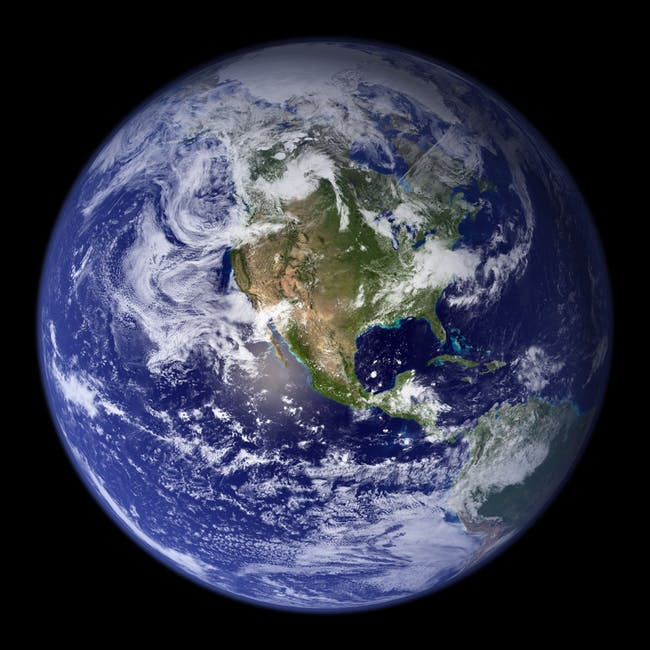
%> input picture earth.jpeg, 650 x 650 px
$ octave MatrixMethodsProj.m   (GNU Octave 9; MATLAB toolbox functions it lacks are replaced by stand-ins)
%> lines starting %> are read from the running program, lines starting %| are printed output that depends on the picture; in (x1, y1, x2, y2) boxes, pixels count from 0 and x2, y2 are one past the last pixel; in counts of white or black regions, pixels touching at a corner belong together; the program's own positions count from 1
### makeHaar.m
function H = makeHaar(n)
H = zeros(n);
%first half
%first col
H(:,1)=1/sqrt(n);
%second col
H(1:(n/2),2)=1/sqrt(n);
H((n/2)+1:n,2)=-1/sqrt(n);
%columns 3 through n
if (n/2) > 2
    zz=log2(n)-1;
    indx=ones([1 zz]);
        for u=1:zz
           indx(1,u)=2^u;
        end
    flipindx=fliplr(indx);
    sz2=size(indx);
    num_vals=sz2(2); %number of nonzero values
    ww=1;
    w=flipindx(ww);
    c=3;
    for i=indx %columns
        m=1;
        mm=n/(i*2); %delta
           for j=1:i
               H(m:m-1+mm,c)=1/sqrt(w);
               m=m+mm;
               H(m:m-1+mm,c)=-1/sqrt(w);
               m=m+mm;
               c=c+1;
           end
           ww=ww+1;
           if ww<=num_vals
                w=flipindx(ww);
           end
    end
end
end

### compressImage.m
function [BTwid]=compressImage(A,sz,percent,Haar)
    %input: image matrix A, size m, percent of elements to zero
    %output: array of nonzero values and position array
    if (percent > 100 || percent < 0)
        BTwid = A;
        disp('ERROR: percent argument must be between 0 and 100');
        return;
    end
    B=transpose(Haar)*A*Haar; %image matrix in haar coordinates
    if ( percent == 0 )
       BTwid = B;
       return;
    end
    % elementsB is a column vector containing all the unique nonero elements of
    % B
    elementsB=reshape(B,[sz^2,1]);
    elementsB=elementsB(elementsB~=0);
    elementsB=abs(elementsB);
    elementsB=unique(elementsB);
    [sizeOfB,~]=size(elementsB);

    percent = percent / 100;
    cutOff = floor(percent*sizeOfB);
    cutOff = elementsB(cutOff);
    disp(cutOff)

    for i = 1:sz^2
       if ( B(i) <= cutOff )
          B(i) = 0;
       end
    end
    BTwid=B;

end

### MatrixMethodsProj.m
%Matrix Methods Project
clear all; close all;

disp('earth')
e=1;
[A,m]=makeImageMatrix('earth.jpeg');
%> in makeImageMatrix, A is the input picture: size 650x650x3 uint8; mean R, G, B 54.4, 57.7, 76.1
%> in makeImageMatrix, `A=A(1+floor(dw):w-ceil(dw),1+floor(dh):h-ceil(dh));`:
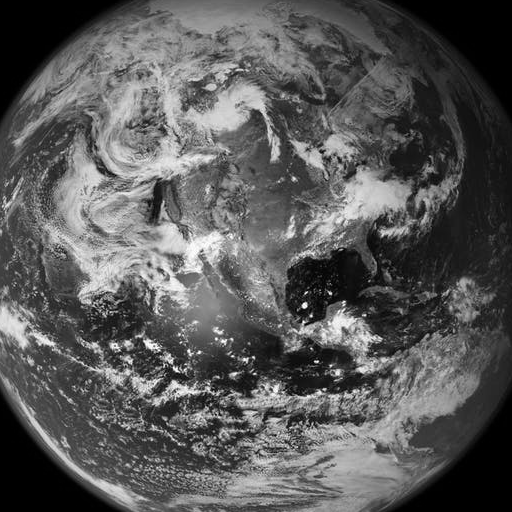
%> A: size 512x512 double; min 0, max 1, mean 0.349
%> m = 512
H=makeHaar(m);
%> in makeHaar, `H = zeros(n);`: H: size 512x512 double; every value is 0
%> in makeHaar, `H(:,1)=1/sqrt(n);`:
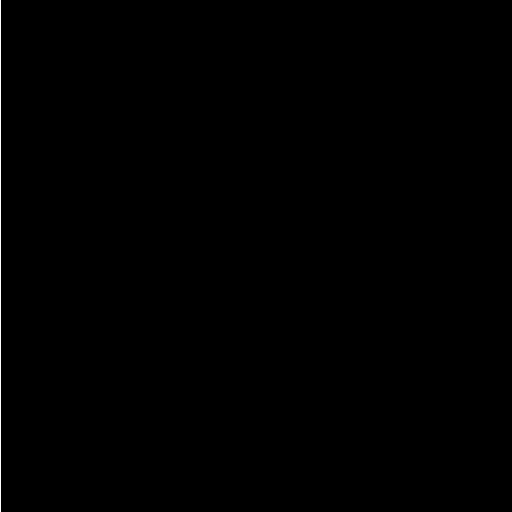
%> H: size 512x512 double; values 0 (black) and 0.0442 (white), 0.2% white in thin lines or dots, all inside (x1, y1, x2, y2) = (0, 0, 1, 512)
%> in makeHaar, `H(1:(n/2),2)=1/sqrt(n);`: H: size 512x512 double; values 0 (black) and 0.0442 (white), 0.29% white; 1 white region, box (x1, y1, x2, y2) and area: (0, 0, 2, 512) 768
%> in makeHaar, `H((n/2)+1:n,2)=-1/sqrt(n);`:
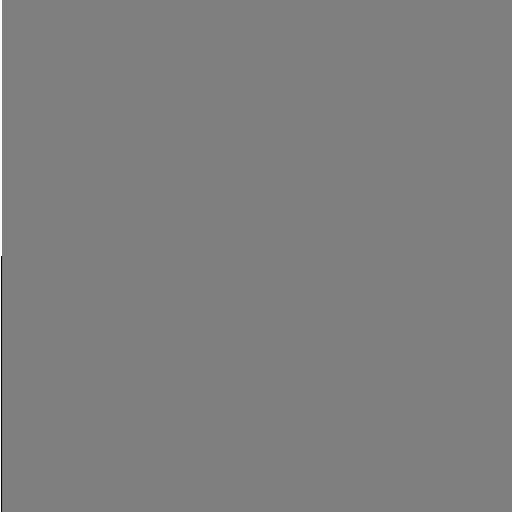
%> H: size 512x512 double; min -0.0442, max 0.0442, mean 8.63e-05; drawn with min black and max white
%> in makeHaar, `zz=log2(n)-1;`: zz = 8
%> the loop in makeHaar, `for u=1:zz` made 8 passes
%> after the loop in makeHaar, `for u=1:zz`: indx = [2 4 8 16 32 64 128 256]
%> in makeHaar, `flipindx=fliplr(indx);`: flipindx = [256 128 64 32 16 8 4 2]
%> in makeHaar, `sz2=size(indx);`: sz2 = [1 8]
%> in makeHaar, `num_vals=sz2(2);`: num_vals = 8
%> in makeHaar, `w=flipindx(ww);`: w = 256
%> the loop in makeHaar, `for i=indx` made 8 passes
%> (i, mm, w) on passes 2 to 7: (4, 64, 64), (8, 32, 32), (16, 16, 16), (32, 8, 8), (64, 4, 4), (128, 2, 2)
%> (mm, w) on pass 1: (128, 128)
%> after the loop in makeHaar, `for i=indx`:
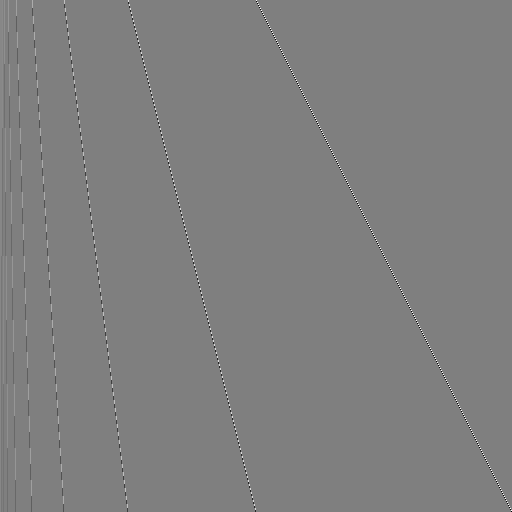
%> H: size 512x512 double; 1.56% of pixels changed, all inside (x1, y1, x2, y2) = (2, 0, 512, 512); drawn with min black and max white
%> after the loop in makeHaar, `for i=indx`: c = 513
[Btwid]=compressImage(A,m,e,H);
%> in compressImage, `[sizeOfB,~]=size(elementsB);`: sizeOfB = 40931
%> in compressImage, `cutOff = floor(percent*sizeOfB);`: cutOff = 409
%> in compressImage, `cutOff = elementsB(cutOff);`: cutOff = 0.000693
%| 6.9324e-04
ATwid = H*Btwid*transpose(H);
imshow(ATwid);
%displayCompressedImage(B_nonzero_vals,B_pos_vals,m);

e=0.003;
disp('model')
[A,m]=makeImageMatrix('model.jpeg');
%> call 2 of makeImageMatrix, with str = 'model.jpeg'
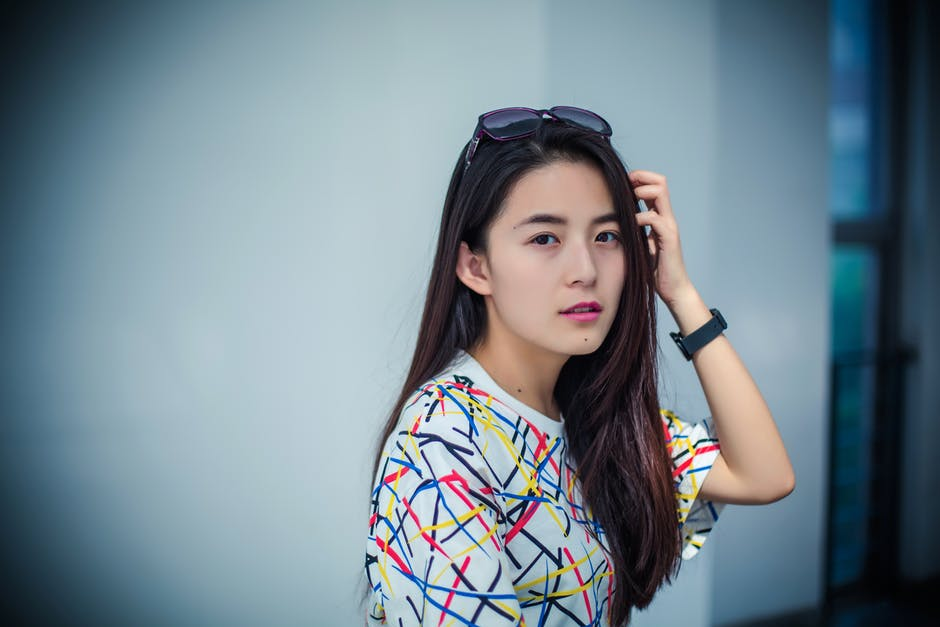
%> input picture model.jpeg, 940 x 627 px
%> in makeImageMatrix, A is the input picture: size 627x940x3 uint8; mean R, G, B 116.6, 133.3, 143.1
%> in makeImageMatrix (call 2), `A=A(1+floor(dw):w-ceil(dw),1+floor(dh):h-ceil(dh));`:
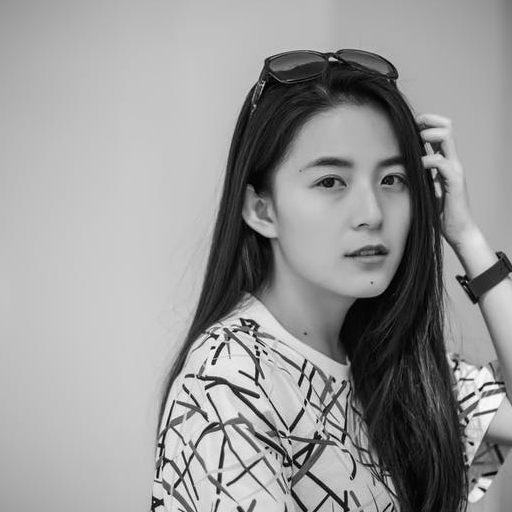
%> A: size 512x512 double; min 0, max 0.988, mean 0.595
H=makeHaar(m);
%> the loop in makeHaar (call 2), `for u=1:zz` made 8 passes
%> the loop in makeHaar (call 2), `for i=indx` made 8 passes
[Btwid]=compressImage(A,m,e,H);
%| 2.4652e-32
ATwid = H*Btwid*transpose(H);
imshow(ATwid)
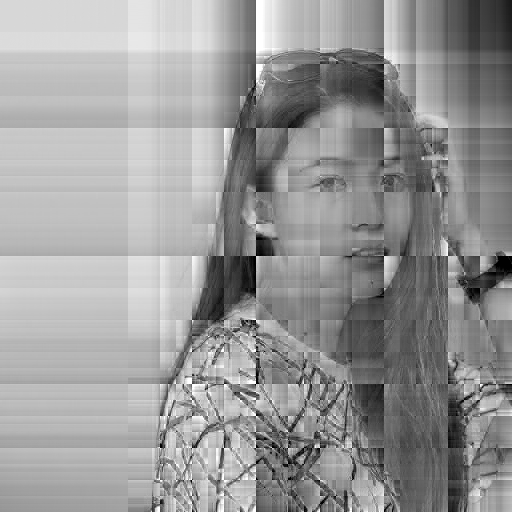
%> displayed picture: size 512x512, on the screen's scale of 0 to 255; min 0, max 255, mean 151.6
% [17 lines of commented-out code are left out]

function [A,m]=makeImageMatrix(str)
    % Read in the image and change the entries to doubles so that other MatLab
    % functions can be used on it.
    A=imread(str);
    A=rgb2gray(A);
    A=im2double(A);

    % Make the image a 2^n by 2^n square centered in the middle of the
    % orignal image.
    [w,h]=size(A);
    p=2^floor(log2(min(w,h)));
    dw=(w-p)/2;
    dh=(h-p)/2;
    A=A(1+floor(dw):w-ceil(dw),1+floor(dh):h-ceil(dh));
    m=p;
end
